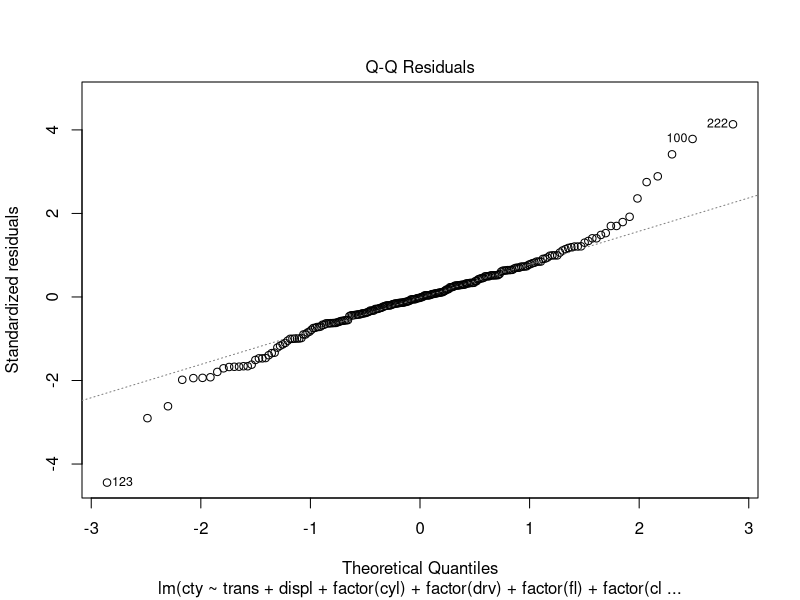
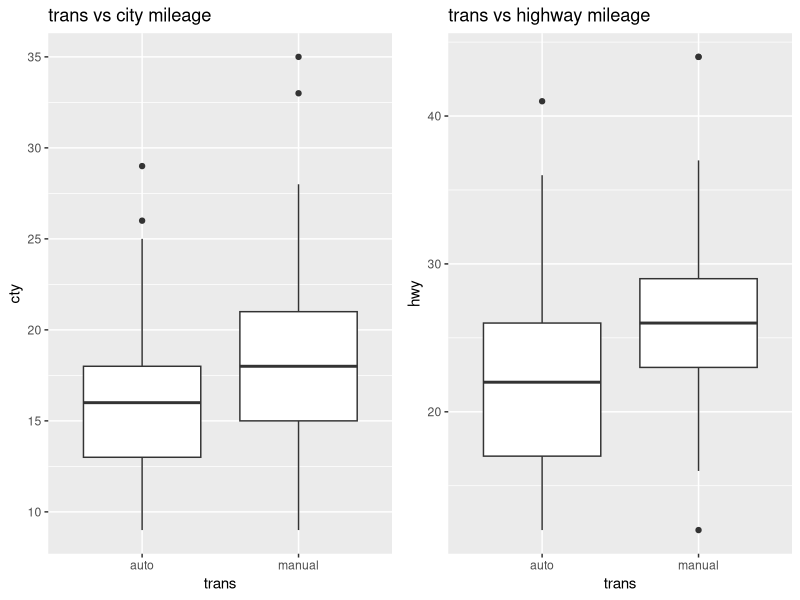
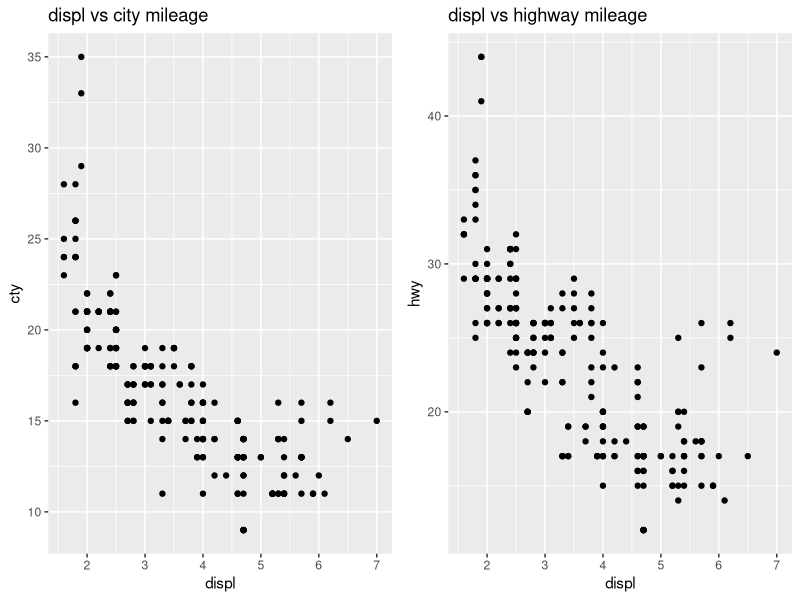
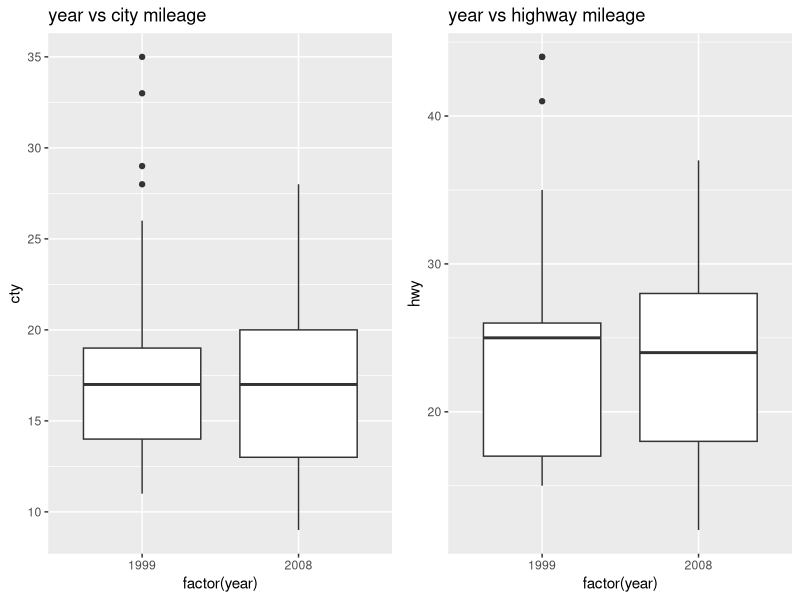
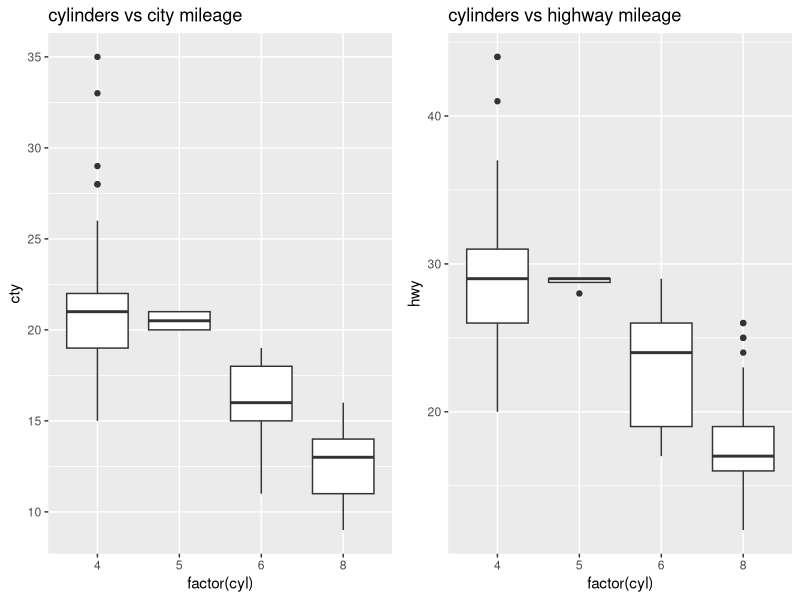
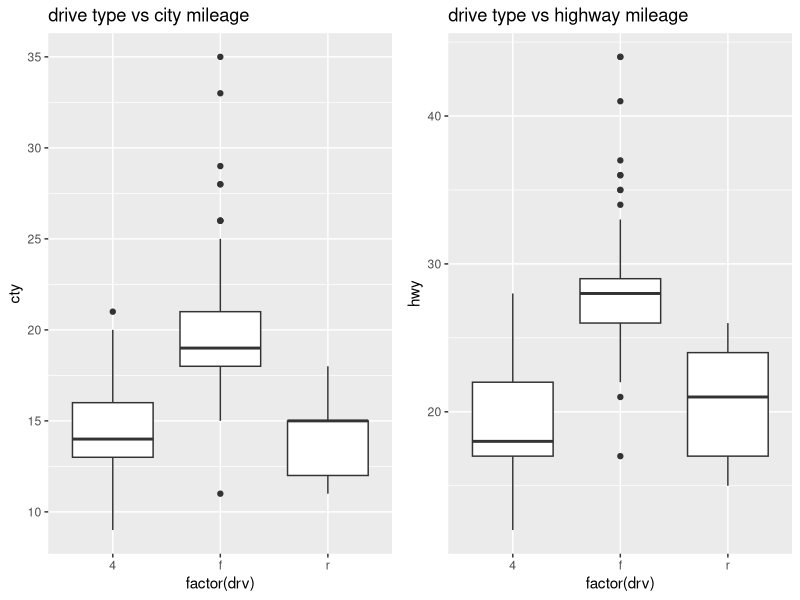
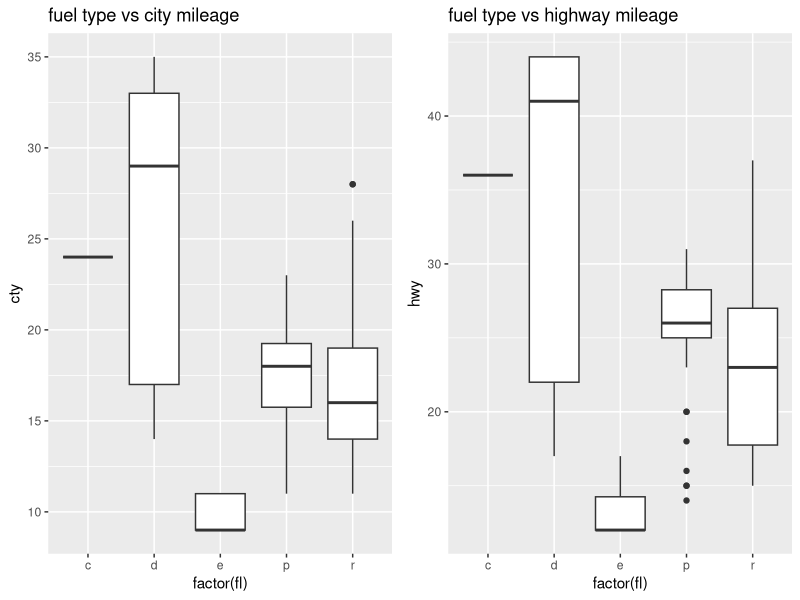
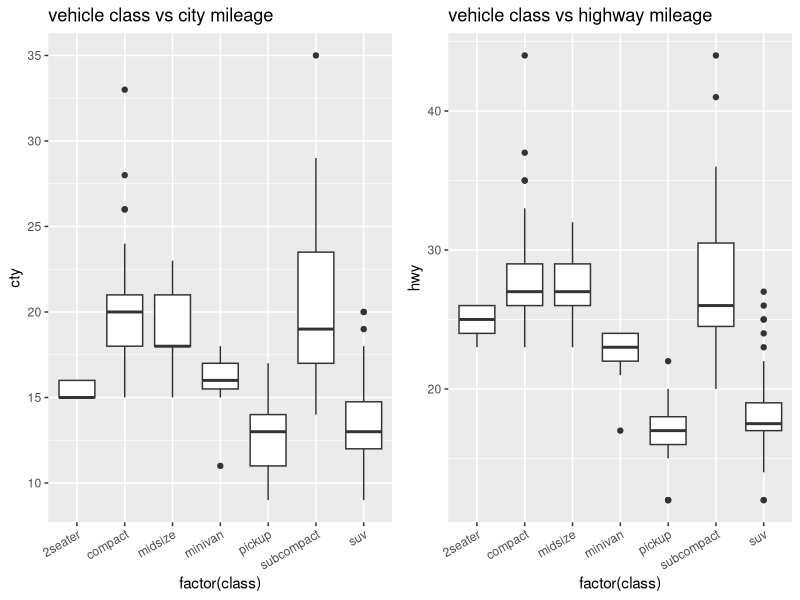

The R source for these figures, in order:
## ---- chunk 1
knitr::opts_chunk$set(echo = TRUE)
## ---- chunk 2
#load required package
library(ggplot2)
library(stringr)
library(gridExtra)
data(mpg)
str(mpg)
#transform variable "trans" to two category:"auto" and "manual"
mpg$trans<-str_sub(mpg$trans,end= -5)
table(mpg$trans)
## ---- chunk 3
#outcome:mileage (city:c,highway:h), variable:trans
fit1c<-lm(cty~trans,data=mpg)
#variables:trans,displ,factor(cyl),factor(drv),factor(fl),factor(class)
fit2c<-update(fit1c,cty~trans+displ)
fit3c<-update(fit1c,cty~trans+displ+factor(cyl))
fit4c<-update(fit1c,cty~trans+displ+factor(cyl)+factor(drv))
fit5c<-update(fit1c,cty~trans+displ+factor(cyl)+factor(drv)+factor(fl))
fit6c<-update(fit1c,cty~trans+displ+factor(cyl)+factor(drv)+factor(fl)+factor(class))
fit7c<-update(fit1c,cty~trans+displ+factor(cyl)+factor(drv)+factor(fl)+factor(class)+factor(year))
anova(fit1c,fit2c,fit3c,fit4c,fit5c,fit6c,fit7c)
#residual plot_QQplot
plot(fit7c,which=2)
## ---- chunk 4

mpg2<-mpg[-c(100,107,123,222),]
fit7c<-lm(cty~trans+displ+factor(cyl)+factor(drv)+factor(fl)+factor(class)+factor(year),data=mpg2)

round(coef(fit7c),3)
## ---- chunk 5

#compare mileage between auto and manual

cty_trans<-ggplot(data=mpg,aes(x=trans,y=cty))+geom_boxplot()+
    labs(title="trans vs city mileage")
hwy_trans<-ggplot(data=mpg,aes(x=trans,y=hwy))+geom_boxplot()+
    labs(title="trans vs highway mileage")

grid.arrange(cty_trans,hwy_trans,ncol=2)

#compare mileage between displacement
cty_displ<-ggplot(data=mpg,aes(x=displ,y=cty))+geom_point()+
    labs(title="displ vs city mileage")
hwy_displ<-ggplot(data=mpg,aes(x=displ,y=hwy))+geom_point()+
    labs(title="displ vs highway mileage")

grid.arrange(cty_displ,hwy_displ,ncol=2)

#compare mileage between year of manufacturing
cty_year<-ggplot(data=mpg,aes(x=factor(year),y=cty))+geom_boxplot()+
    labs(title="year vs city mileage")
hwy_year<-ggplot(data=mpg,aes(x=factor(year),y=hwy))+geom_boxplot()+
    labs(title="year vs highway mileage")

grid.arrange(cty_year,hwy_year,ncol=2)

#compare mileage between number of cylinders
cty_cyl<-ggplot(data=mpg,aes(x=factor(cyl),y=cty))+geom_boxplot()+
    labs(title="cylinders vs city mileage")
hwy_cyl<-ggplot(data=mpg,aes(x=factor(cyl),y=hwy))+geom_boxplot()+
    labs(title="cylinders vs highway mileage")

grid.arrange(cty_cyl,hwy_cyl,ncol=2)

#compare mileage between number of drive type
cty_drv<-ggplot(data=mpg,aes(x=factor(drv),y=cty))+geom_boxplot()+
    labs(title="drive type vs city mileage")
hwy_drv<-ggplot(data=mpg,aes(x=factor(drv),y=hwy))+geom_boxplot()+
    labs(title="drive type vs highway mileage")

grid.arrange(cty_drv,hwy_drv,ncol=2)

#compare mileage between fuel type
cty_fl<-ggplot(data=mpg,aes(x=factor(fl),y=cty))+geom_boxplot()+
    labs(title="fuel type vs city mileage")
hwy_fl<-ggplot(data=mpg,aes(x=factor(fl),y=hwy))+geom_boxplot()+
    labs(title="fuel type vs highway mileage")

grid.arrange(cty_fl,hwy_fl,ncol=2)

#compare mileage between vehicle class
cty_class<-ggplot(data=mpg,aes(x=factor(class),y=cty))+geom_boxplot()+
    labs(title="vehicle class vs city mileage")+
    theme(axis.text.x = element_text(angle = 30, hjust = 1))
hwy_class<-ggplot(data=mpg,aes(x=factor(class),y=hwy))+geom_boxplot()+
    labs(title="vehicle class vs highway mileage")+
    theme(axis.text.x = element_text(angle = 30, hjust = 1))

grid.arrange(cty_class,hwy_class,ncol=2)

